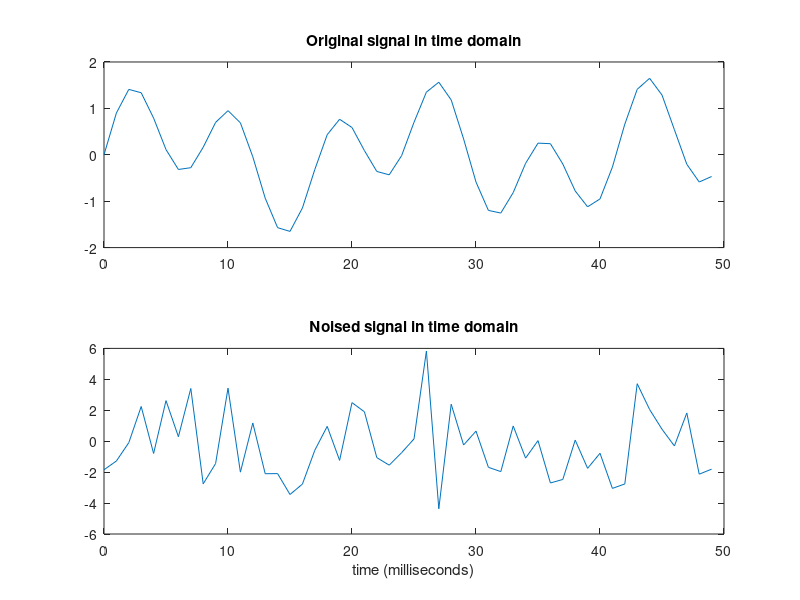
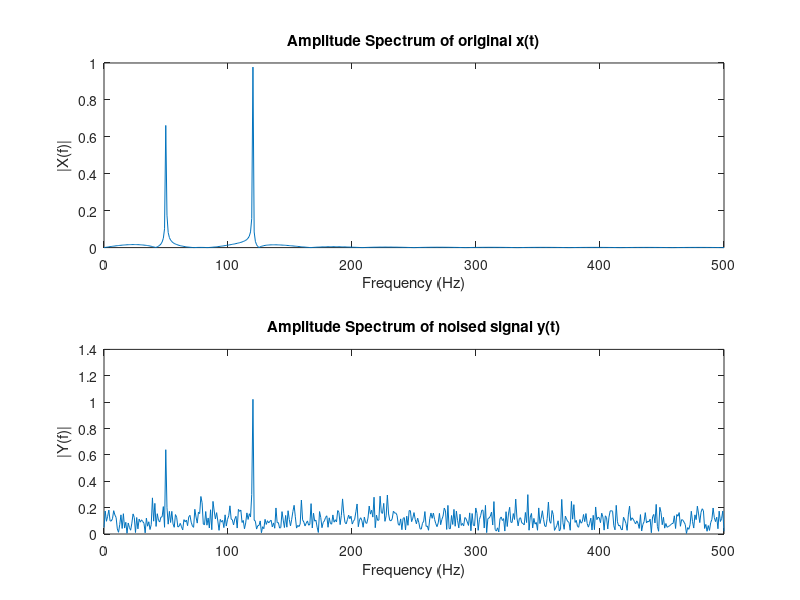

The MATLAB source for these figures, in order:
clear all; clc;
Fs = 1000; % Sampling frequency
T = 1/Fs; % Sample time
L = 1000; % Length of signal ;
t = (0:L-1)*T; % Time vector
x = 0.7*sin(2*pi*50*t) + sin(2*pi*120*t);
y = x + 2*randn(size(t));
figure;
%%% Plot signal in time domain:
subplot(2,1,1)
plot(Fs*t(1:50),x(1:50))
title('Original signal in time domain')
subplot(2,1,2);
plot(Fs*t(1:50),y(1:50))
title('Noised signal in time domain')
xlabel('time (milliseconds)')
%%% Plot signal in frequency domain when Fsampling = 1000Hz:
figure;
NFFT = 2^nextpow2(L); % Next power of 2 from length of y
subplot(2,1,1);
X = fft(x,NFFT)/L;
f = Fs/2*linspace(0,1,NFFT/2+1);
plot(f,2*abs(X(1:NFFT/2+1)))
title('Amplitude Spectrum of original x(t)')
xlabel('Frequency (Hz)')
ylabel('|X(f)|');
subplot(2,1,2);
Y = fft(y,NFFT)/L;
plot(f,2*abs(Y(1:NFFT/2+1)))
title('Amplitude Spectrum of noised signal y(t)')
xlabel('Frequency (Hz)')
ylabel('|Y(f)|');
